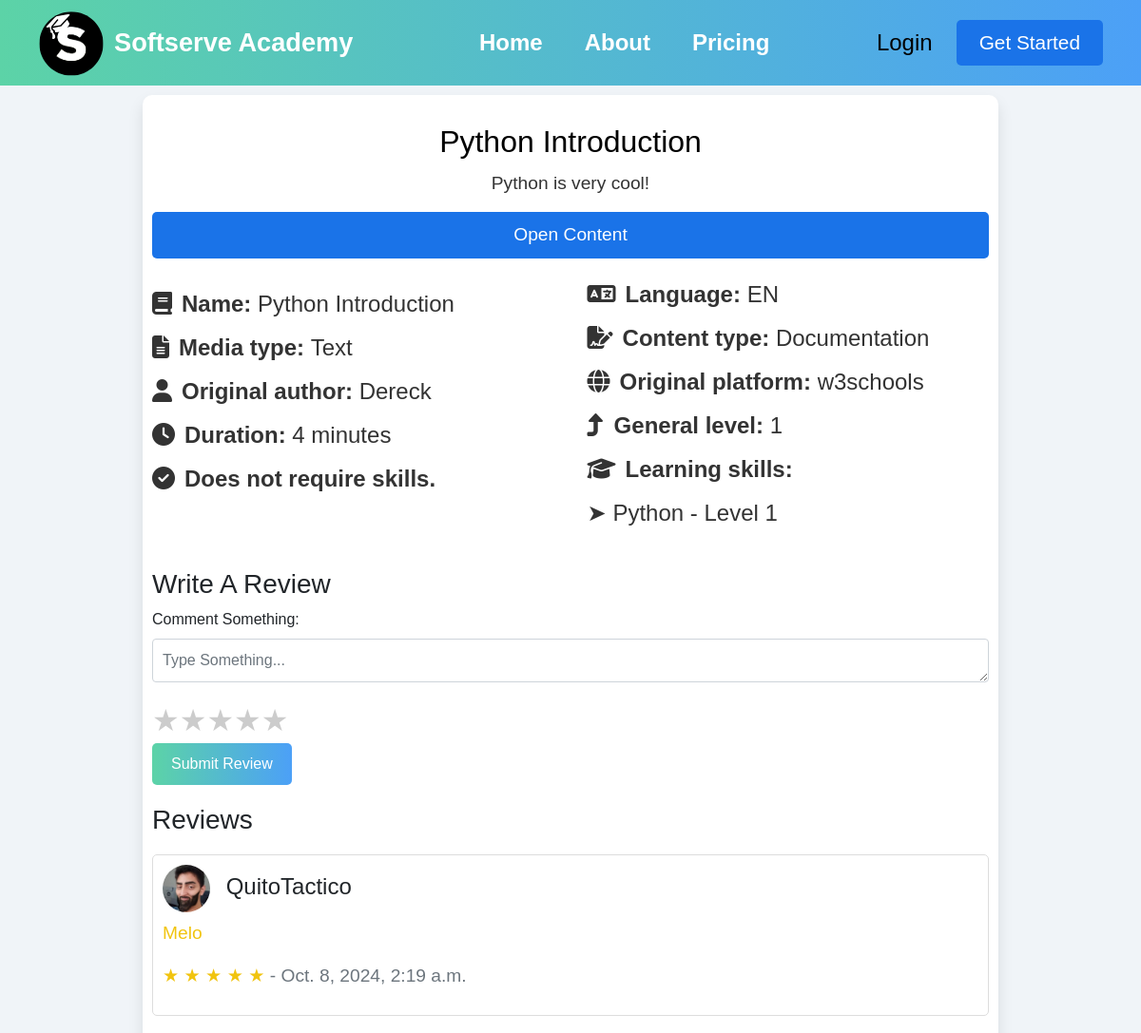
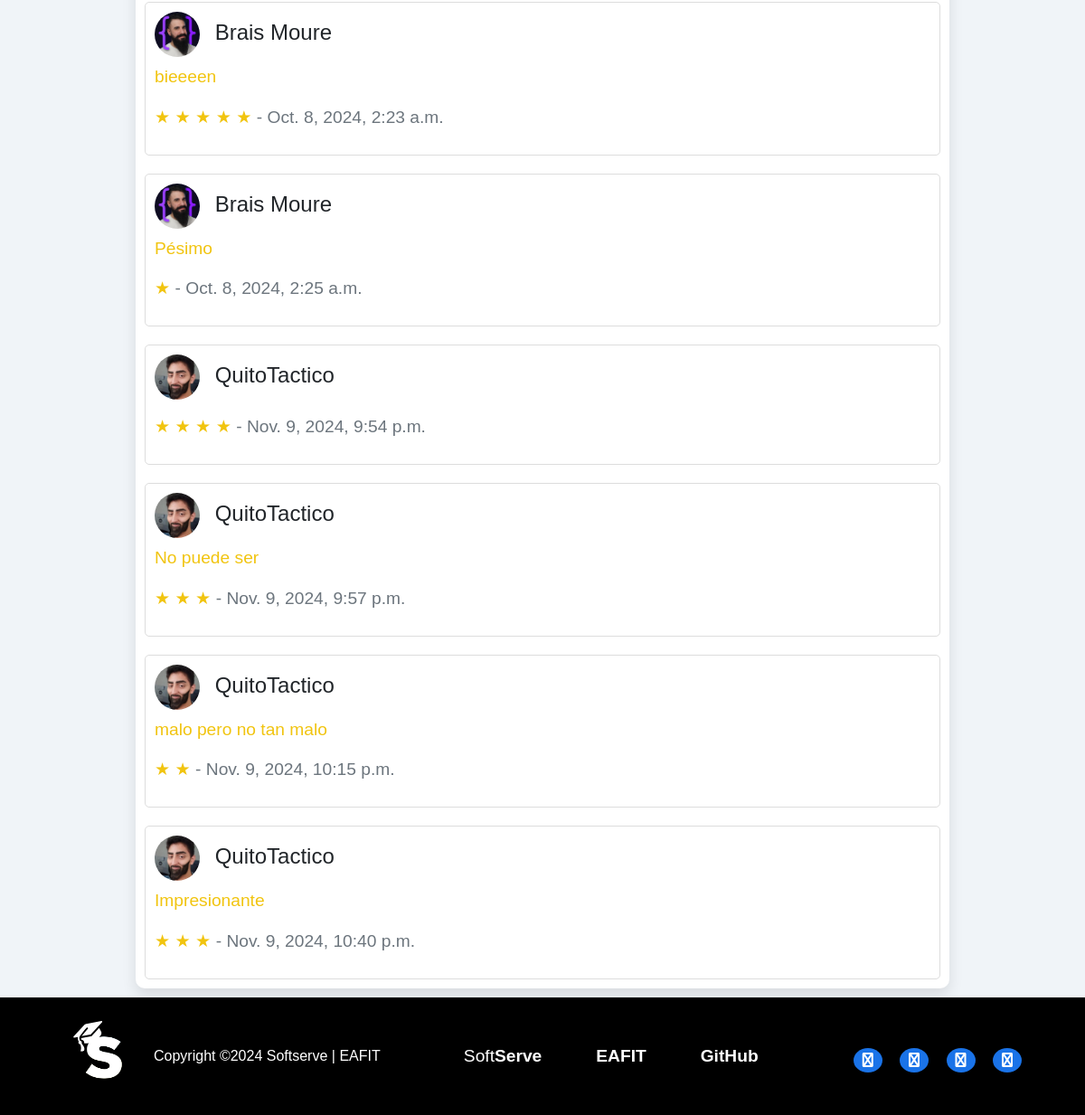
The app's page /learning_resource/1/62/ with its own data (2 pictures, top to bottom).
### learning_resource/models.py (models this page shows, shortened)
class LearningResource(models.Model):
    id = models.AutoField(primary_key=True)
    name = models.CharField(max_length=100)
    media_type = models.CharField(max_length=100, choices=MEDIA_TYPE_CHOICES)
    content_type = models.CharField(max_length=100, choices=CONTENT_TYPE_CHOICES)
    link = models.CharField(max_length=200)
    details = models.TextField(blank=True)
    duration = models.IntegerField(validators=[MinValueValidator(1)])
    language = models.CharField(max_length=20, choices=LANGUAGE_CHOICES)
    original_platform = models.CharField(max_length=100, blank=True)
    original_author = models.CharField(max_length=100, blank=True)
    general_level = models.IntegerField(validators=[MinValueValidator(1)])
    learning_skills = models.ManyToManyField(
        SkillLevel, related_name="learning_resources_learning"
    )
    required_skills = models.ManyToManyField(
        SkillLevel, related_name="learning_resources_required", blank=True
    )
    reviews = models.ManyToManyField(
        "Review", related_name="learning_resources_review", blank=True
    )

class Review(models.Model):
    id = models.AutoField(primary_key=True)
    rate = models.IntegerField(validators=[MinValueValidator(1), MaxValueValidator(5)])
    created_at = models.DateTimeField(auto_now_add=True)
    comment = models.TextField(blank=True)
    user = models.ForeignKey("user.User", on_delete=models.CASCADE)
    def rate_range(self):
        return range(self.rate)

### skill/models.py (models this page shows, shortened)
class SkillLevel(models.Model):
    id = models.AutoField(primary_key=True)
    skill = models.ForeignKey("Skill", on_delete=models.CASCADE)
    level = models.IntegerField(validators=[MinValueValidator(1), MaxValueValidator(5)])

class Skill(models.Model):
    id = models.AutoField(primary_key=True)
    name = models.CharField(max_length=100)
    skill_type = models.CharField(max_length=100, choices=SKILL_TYPE_CHOICES)
    image = models.ImageField(upload_to="skill/images/", null=True, blank=True)

### user/models.py (models this page shows, shortened)
class User(AbstractBaseUser, PermissionsMixin):
    id = models.AutoField(primary_key=True)
    name = models.CharField(max_length=100)
    password = models.CharField(max_length=100)
    email = models.EmailField(unique=True)
    image = models.ImageField(upload_to="user/images/", blank=True)
    preference = models.ForeignKey(
        Preference, on_delete=models.SET_NULL, blank=True, null=True
    )
    current_skills = models.ManyToManyField(
        SkillLevel, related_name="users_current", blank=True
    )
    target_skills = models.ManyToManyField(
        SkillLevel, related_name="users_target", blank=True
    )
    learning_routes = models.ManyToManyField(
        LearningRoute, related_name="users_route", blank=True
    )
    is_active = models.BooleanField(default=True)
    is_staff = models.BooleanField(default=False)
    is_superuser = models.BooleanField(default=False)
    objects = UserManager()
    USERNAME_FIELD = "email"
    REQUIRED_FIELDS = ["name"]

### learning_resource/views.py (the view)
def detail(request, id: int, route_resource_id: int = None):
    try:
        learning_resource = LearningResource.objects.get(pk=id)
        if route_resource_id:
            route_resource = LearningRouteResource.objects.get(id=route_resource_id)
            route_resource.set_completed()
        else:
            route_resource = None
        review_form = ReviewForm()
        return render(
            request,
            "learning_resource_detail.html",
            {"learning_resource": learning_resource, "review_form": review_form},
        )
    except LearningResource.DoesNotExist:
        return redirect("not_found")

### learning_resource/forms.py
class ReviewForm(forms.ModelForm):
    class Meta:
        model = Review
        fields = ["comment", "rate"]
        widgets = {
            "comment": forms.Textarea(
                attrs={
                    "class": "form-control custom-textarea",
                    "placeholder": "Type Something...",
                    "required": True,
                }
            ),
            "rate": forms.HiddenInput(),  # Cambiado de NumberInput a HiddenInput
        }
        labels = {
            "comment": "Comment Something",
            "rate": "Rating (1-5)",
        }

### learning_route/models.py (called while the page is built)
    def set_completed(self):
        self.completed = True
        self.save()

### learning_resource/templates/learning_resource_detail.html (shortened to what this page needs)
{% extends "base.html" %}
{% load static %}
{% block extra_css %}
<link rel="stylesheet" href="{% static 'css/learningresourcedetail.css' %}">
<link rel="stylesheet" href="https://cdnjs.cloudflare.com/ajax/libs/font-awesome/6.4.0/css/all.min.css">
{% endblock %}
{% block content %}
<div class="container-resource">
    <div class="course-header">
        <h1>{{ learning_resource.name }}</h1>
        <p>{{ learning_resource.details }}</p>
        <a href="{{ learning_resource.link }}" target="_blank">
            <button class="start-now">Open Content</button>
        </a>
    </div>
    <div class="course-content">
        <div class="course-column">
            <div class="course-rating">
                <ul>
                    <li><i class="fas fa-book"></i><strong>Name:</strong> {{ learning_resource.name }}</li>
                    <li><i class="fas fa-file-alt"></i><strong>Media type: </strong> {{ learning_resource.media_type }}
                    </li>
                    {% if learning_resource.original_author %}
                    <li><i class="fas fa-user"></i><strong>Original author:</strong>
                        {{ learning_resource.original_author }}</li>
                    {% else %}
                    <li><i class="fas fa-user-secret"></i><strong>Unknown original author.</strong></li>
                    {% endif %}
                    <li><i class="fas fa-clock"></i><strong>Duration:</strong> {{ learning_resource.duration }} minutes
                    </li>
                    {% if learning_resource.required_skills.all %}
                    <li><i class="fas fa-tools"></i><strong>Required skills:</strong></li>
                    {% for skill_level in learning_resource.required_skills.all %}
                    <li>➤ {{ skill_level.skill.name }} - Level {{ skill_level.level }}</li>
                    {% endfor %}
                    {% else %}
                    <li><i class="fas fa-check-circle"></i><strong>Does not require skills.</strong></li>
                    {% endif %}
                </ul>
            </div>
        </div>
        <div class="course-column">
            <div class="course-details">
                <ul>
                    <li><i class="fas fa-language"></i><strong>Language:</strong> {{ learning_resource.language|upper }}
                    </li>
                    <li><i class="fas fa-file-signature"></i><strong>Content type:</strong>
                        {{ learning_resource.content_type }}</li>
                    <li><i class="fas fa-globe"></i><strong>Original platform:</strong>
                        {{ learning_resource.original_platform }}</li>
                    <li><i class="fas fa-level-up-alt"></i><strong>General level:</strong>
                        {{ learning_resource.general_level }}</li>
                    <li><i class="fas fa-graduation-cap"></i><strong>Learning skills:</strong></li>
                    {% for skill_level in learning_resource.learning_skills.all %}
                    <li>➤ {{ skill_level.skill.name }} - Level {{ skill_level.level }}</li>
                    {% endfor %}
                </ul>
            </div>
        </div>
    </div>
    <div class="review-section">
        <h3>Write A Review</h3>
        <form method="post" action="{% url 'learning_resource_create_review' learning_resource.id %}"
            enctype="multipart/form-data">
            {{ review_form.as_p }}
            <div class="star-rating">
                <span class="star" data-value="1">&#9733;</span>
                <span class="star" data-value="2">&#9733;</span>
                <span class="star" data-value="3">&#9733;</span>
                <span class="star" data-value="4">&#9733;</span>
                <span class="star" data-value="5">&#9733;</span>
            </div>
            <button type="submit" class="btn btn-primary">Submit Review</button>
        </form>
        {% if learning_resource.reviews.all %}
        <h3>Reviews</h3>
        {% endif %}
        {% for review in learning_resource.reviews.all %}
        <div class="review">
            <h4>
                {% if review.user.image %}
                <img class="user-image" src="{{ review.user.image.url }}" alt="Profile Picture">
                {% else %}
                <img class="user-image" src="{% static 'images/default-user.png' %}" alt="Profile Picture">
                {% endif %}
                {{ review.user.name }}
            </h4>
            <p>{{ review.comment }}</p>
            <p>
                {% for _ in review.rate_range %}
                &#9733;
                {% endfor %}
                <span class="text-muted">- {{ review.created_at }}</span>
            </p>
        </div>
        {% endfor %}
    </div>
</div>
{% endblock %}

### static/css/header.css (style rules this page uses)
* { margin: 0; padding: 0; }
dl, ol, ul { margin-top: 0; margin-bottom: 0rem; }
body { font-family: 'Segoe UI', Tahoma, Geneva, Verdana, sans-serif; background-color: #f0f4f8; }

### static/css/footer.css (style rules this page uses)
html, body { height: 100%; margin: 0; display: flex; flex-direction: column; }

### static/css/base.css (style rules this page uses)
* { margin: 0; padding: 0; box-sizing: content-box; }
dl, ol, ul { margin-top: 0; margin-bottom: 0rem; }
body { font-family: Arial, sans-serif; background-color: #f0f4f8; }

### static/css/learningresourcedetail.css (style rules this page uses)
* { margin: 0; padding: 0; box-sizing: border-box; }
body { font-family: Arial, sans-serif; background-color: #f0f4f8; }
.container-resource { background-color: #fff; padding: 10px; border-radius: 10px; box-shadow: 0 8px 16px rgba(0, 0, 0, 0.1); max-width: 900px; margin: 10px auto; }
.course-header h1 { font-size: 2rem; margin-top: 20px; text-align: center; color: #000; }
.course-header p { font-size: 1.2rem; margin-top: 10px; text-align: center; color: #333; }
.course-content { display: flex; justify-content: space-between; margin-top: 20px; }
.course-column { width: 48%; }
.course-rating ul, .course-details ul { list-style: none; }
.course-rating li, .course-details li { margin-bottom: 10px; font-size: 1.5rem; color: #333; }
.course-column div ul li i { margin-right: 10px; }
.start-now { background-color: #1a73e8; color: white; padding: 10px 20px; border: none; border-radius: 5px; cursor: pointer; font-size: 1.2rem; align-self: flex-start; width: 100%; }
.course-rating { margin-top: 10px; font-size: 1.2rem; color: #000; }
.review-section { margin-top: 30px; }
.review-section textarea { width: 100%; max-height: 150px; padding: 10px; margin-bottom: 10px; font-size: 1rem; resize: vertical; field-sizing: content; }
.review-section button { background: linear-gradient(to right, #5cd3a7, #4ca0f7); color: white; padding: 10px 20px; border: none; border-radius: 5px; cursor: pointer; font-size: 1rem; }
.review-section .review { margin-top: 20px; padding: 10px; border: 1px solid #ddd; border-radius: 5px; }
.review-section h3 { margin-top: 20px; }
.user-image { width: 50px; height: 50px; border-radius: 50%; margin-right: 10px; }
.star-rating { display: flex; flex-direction: row; font-size: 2rem; }
.star-rating .star { cursor: pointer; color: #ccc; transition: color 0.2s; }
.review p { font-size: 1.2rem; color: #f1c40f; cursor: default; }

### records on screen
LearningResource: name "Python Introduction", details "Python is very cool!", media_type "Text", original_author "Dereck", duration "4", language "EN", content_type "Documentation", original_platform "w3schools", general_level "1"
SkillLevel: skill.name "Python", level "1"
Review: user.image (picture), user.name "QuitoTactico", comment "Melo", rate 5 (drawn), created_at "Oct. 8, 2024, 2:19 a.m."
Review: user.image (picture), user.name "Brais Moure", comment "bieeeen", rate 5 (drawn), created_at "Oct. 8, 2024, 2:23 a.m."
Review: user.image (picture), user.name "Brais Moure", comment "Pésimo", rate 1 (drawn), created_at "Oct. 8, 2024, 2:25 a.m."
Review: user.image (picture), user.name "QuitoTactico", rate 4 (drawn), created_at "Nov. 9, 2024, 9:54 p.m."
Review: user.image (picture), user.name "QuitoTactico", comment "No puede ser", rate 3 (drawn), created_at "Nov. 9, 2024, 9:57 p.m."
Review: user.image (picture), user.name "QuitoTactico", comment "malo pero no tan malo", rate 2 (drawn), created_at "Nov. 9, 2024, 10:15 p.m."
Review: user.image (picture), user.name "QuitoTactico", comment "Impresionante", rate 3 (drawn), created_at "Nov. 9, 2024, 10:40 p.m."
